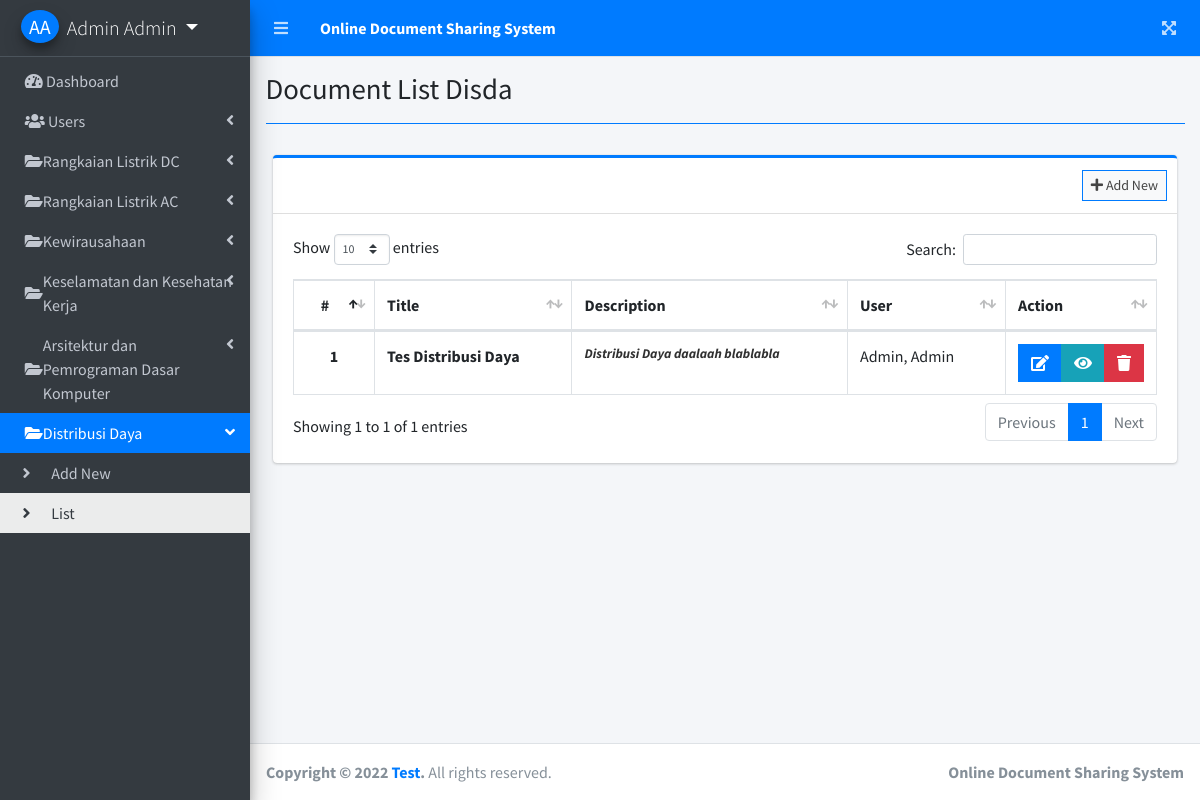
The page /index.php?page=document_list_disda (signed in) on the database its author committed.
### tables this page shows
CREATE TABLE `disda` (
  `id` int(11) NOT NULL,
  `title` varchar(255) NOT NULL,
  `description` text NOT NULL,
  `file_json` text NOT NULL,
  `user_id` int(11) NOT NULL,
  `date_created` datetime NOT NULL DEFAULT current_timestamp()
);

### document_list_disda.php (the view, shortened to what this page needs)
<?php include'db_connect.php' ?>
<div class="col-lg-12">
	<div class="card card-outline card-primary">
		<div class="card-header">
			<div class="card-tools">
				<a class="btn btn-block btn-sm btn-default btn-flat border-primary" href="./index.php?page=new_document_disda"><i class="fa fa-plus"></i> Add New</a>
			</div>
		</div>
		<div class="card-body">
			<table class="table tabe-hover table-bordered" id="list">
			     <?php if($_SESSION['login_type'] == 1 ): ?>
				<colgroup>
					<col width="10%">
					<col width="25%">
					<col width="35%">
					<col width="20%">
					<col width="10%">
				</colgroup>
			    <?php endif; ?>
				<thead>
					<tr>
						<th class="text-center">#</th>
						<th>Title</th>
						<th>Description</th>
					     <?php if($_SESSION['login_type'] == 1 ): ?>
						<th>User</th>
					    <?php endif; ?>
						<th>Action</th>
					</tr>
				</thead>
				<tbody>
					<?php
					$i = 1;
					$where = '';
					if($_SESSION['login_type'] == 1 ):
					$user = $conn->query("SELECT * FROM users where id in (SELECT user_id FROM disda) ");
					while($row = $user->fetch_assoc()){
						$uname[$row['id']] = ucwords($row['lastname'].', '.$row['firstname'].' '.$row['middlename']);
					}
					else:
						$where = " where user_id = '{$_SESSION['login_id']}' ";
					endif;
					$qry = $conn->query("SELECT * FROM disda $where order by unix_timestamp(date_created) desc ");
					while($row= $qry->fetch_assoc()):
						$trans = get_html_translation_table(HTML_ENTITIES,ENT_QUOTES);
						unset($trans["\""], $trans["<"], $trans[">"], $trans["<h2"]);
						$desc = strtr(html_entity_decode($row['description']),$trans);
						$desc=str_replace(array("<li>","</li>"), array("",", "), $desc);
					?>
					<tr>
						<th class="text-center"><?php echo $i++ ?></th>
						<td><b><?php echo ucwords($row['title']) ?></b></td>
						<td><b class="truncate"><?php echo strip_tags($desc) ?></b></td>
						  <?php if($_SESSION['login_type'] == 1 ): ?>
						<td><?php echo isset($uname[$row['user_id']]) ? $uname[$row['user_id']] : "Deleted User" ?></td>
					    <?php endif; ?>
						<td class="text-center">
		                    <div class="btn-group">
		                        <a href="./index.php?page=edit_document_disda&id=<?php echo $row['id'] ?>" class="btn btn-primary btn-flat">
		                          <i class="fas fa-edit"></i>
		                        </a>
		                        <a  href="./index.php?page=view_document_disda&id=<?php echo md5($row['id']) ?>" class="btn btn-info btn-flat">
		                          <i class="fas fa-eye"></i>
		                        </a>
		                        <button type="button" class="btn btn-danger btn-flat delete_file_disda" data-id="<?php echo $row['id'] ?>">
		                          <i class="fas fa-trash"></i>
		                        </button>
	                      </div>
						</td>
					</tr>
				<?php endwhile; ?>
				</tbody>
			</table>
		</div>
	</div>
</div>

### rows shown on the page
disda: title "Tes Distribusi Daya", description "Distribusi Daya daalaah blablabla", user "Admin, Admin"

### other values the page prints
$_SESSION['login_firstname'].' '.$_SESSION['login_lastname'] "Admin Admin"
$title "Document List Disda"
